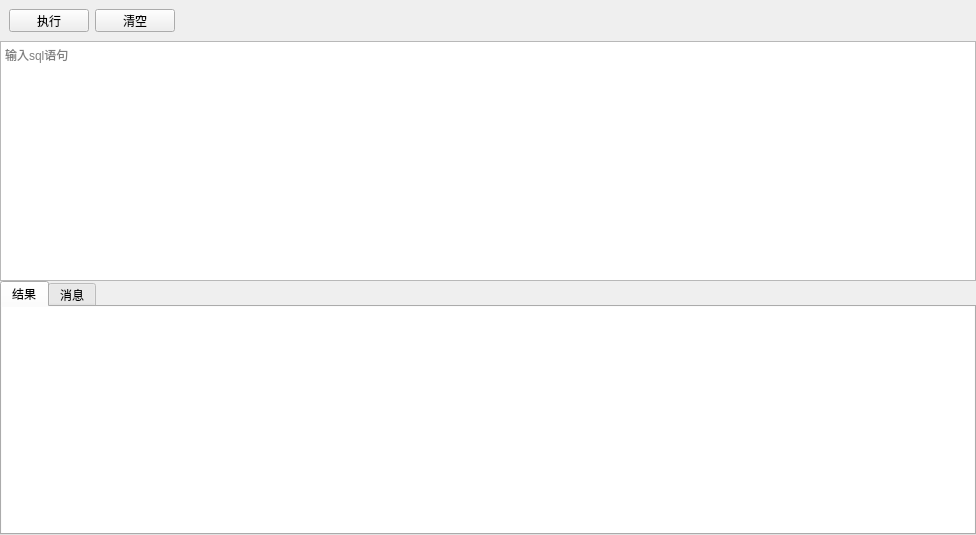
<?xml version="1.0" encoding="UTF-8"?>
<ui version="4.0">
 <class>SqlRunWidget</class>
 <widget class="QWidget" name="SqlRunWidget">
  <property name="geometry">
   <rect>
    <x>0</x>
    <y>0</y>
    <width>976</width>
    <height>535</height>
   </rect>
  </property>
  <property name="windowTitle">
   <string>Form</string>
  </property>
  <layout class="QVBoxLayout" name="verticalLayout">
   <property name="spacing">
    <number>0</number>
   </property>
   <property name="leftMargin">
    <number>0</number>
   </property>
   <property name="topMargin">
    <number>0</number>
   </property>
   <property name="rightMargin">
    <number>0</number>
   </property>
   <property name="bottomMargin">
    <number>0</number>
   </property>
   <item>
    <widget class="QWidget" name="widget" native="true">
     <property name="minimumSize">
      <size>
       <width>0</width>
       <height>41</height>
      </size>
     </property>
     <property name="maximumSize">
      <size>
       <width>16777215</width>
       <height>41</height>
      </size>
     </property>
     <layout class="QHBoxLayout" name="horizontalLayout">
      <item>
       <widget class="QPushButton" name="btnRun">
        <property name="text">
         <string>执行</string>
        </property>
       </widget>
      </item>
      <item>
       <widget class="QPushButton" name="btnClear">
        <property name="text">
         <string>清空</string>
        </property>
       </widget>
      </item>
      <item>
       <spacer name="horizontalSpacer">
        <property name="orientation">
         <enum>Qt::Horizontal</enum>
        </property>
        <property name="sizeHint" stdset="0">
         <size>
          <width>783</width>
          <height>20</height>
         </size>
        </property>
       </spacer>
      </item>
     </layout>
    </widget>
   </item>
   <item>
    <widget class="QPlainTextEdit" name="edtSql">
     <property name="minimumSize">
      <size>
       <width>0</width>
       <height>240</height>
      </size>
     </property>
     <property name="maximumSize">
      <size>
       <width>16777215</width>
       <height>240</height>
      </size>
     </property>
     <property name="placeholderText">
      <string>输入sql语句</string>
     </property>
    </widget>
   </item>
   <item>
    <widget class="QTabWidget" name="wgtTabs">
     <property name="currentIndex">
      <number>0</number>
     </property>
     <widget class="QWidget" name="tabResult">
      <attribute name="title">
       <string>结果</string>
      </attribute>
      <layout class="QVBoxLayout" name="verticalLayout_2">
       <property name="spacing">
        <number>0</number>
       </property>
       <property name="leftMargin">
        <number>0</number>
       </property>
       <property name="topMargin">
        <number>0</number>
       </property>
       <property name="rightMargin">
        <number>0</number>
       </property>
       <property name="bottomMargin">
        <number>0</number>
       </property>
       <item>
        <widget class="QTableView" name="lvData">
         <property name="contextMenuPolicy">
          <enum>Qt::ActionsContextMenu</enum>
         </property>
         <property name="styleSheet">
          <string notr="true">#lvData
{
   border:none;
}</string>
         </property>
         <property name="editTriggers">
          <set>QAbstractItemView::NoEditTriggers</set>
         </property>
        </widget>
       </item>
      </layout>
     </widget>
     <widget class="QWidget" name="tabMsg">
      <attribute name="title">
       <string>消息</string>
      </attribute>
      <layout class="QVBoxLayout" name="verticalLayout_3">
       <property name="spacing">
        <number>0</number>
       </property>
       <property name="leftMargin">
        <number>0</number>
       </property>
       <property name="topMargin">
        <number>0</number>
       </property>
       <property name="rightMargin">
        <number>0</number>
       </property>
       <property name="bottomMargin">
        <number>0</number>
       </property>
       <item>
        <widget class="QPlainTextEdit" name="edtLog"/>
       </item>
      </layout>
     </widget>
    </widget>
   </item>
  </layout>
 </widget>
 <resources/>
 <connections/>
</ui>
